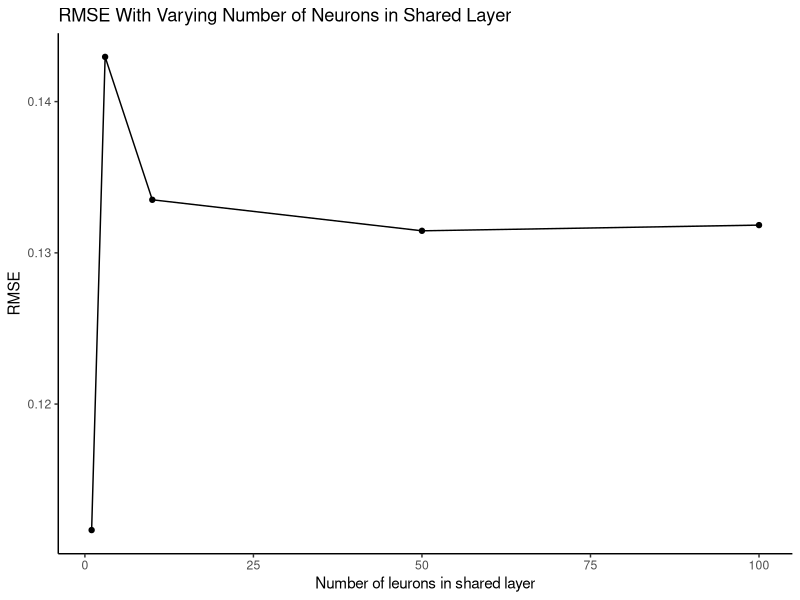

This figure's R source:
library(tidyverse)
data1 = read_csv("dope_neural_nets/representation_size/shared_size_experiment/1_shared_neuron.csv") %>%
  mutate(n_shared = 1)
data3 = read_csv("dope_neural_nets/representation_size/shared_size_experiment/3_shared_neuron.csv") %>%
  mutate(n_shared = 3)
data10 = read_csv("dope_neural_nets/representation_size/shared_size_experiment/10_shared_neuron.csv") %>%
  mutate(n_shared = 10)
data50 = read_csv("dope_neural_nets/representation_size/shared_size_experiment/50_shared_neuron.csv") %>%
  mutate(n_shared = 50)
data100 = read_csv("dope_neural_nets/representation_size/shared_size_experiment/100_shared_neuron.csv") %>%
  mutate(n_shared = 100)

data = bind_rows(data1, data3, data10, data50, data100) %>%
  group_by(n_shared) %>%
  summarise(rmse = sqrt(mean((estimate-truth)^2)))

ggplot(data) +
  geom_line(aes(x=n_shared, y=rmse))+
  geom_point(aes(x=n_shared, y=rmse))+
  theme_classic()+
  ylab('RMSE')+
  xlab('Number of leurons in shared layer')+
  ggtitle('RMSE With Varying Number of Neurons in Shared Layer')
